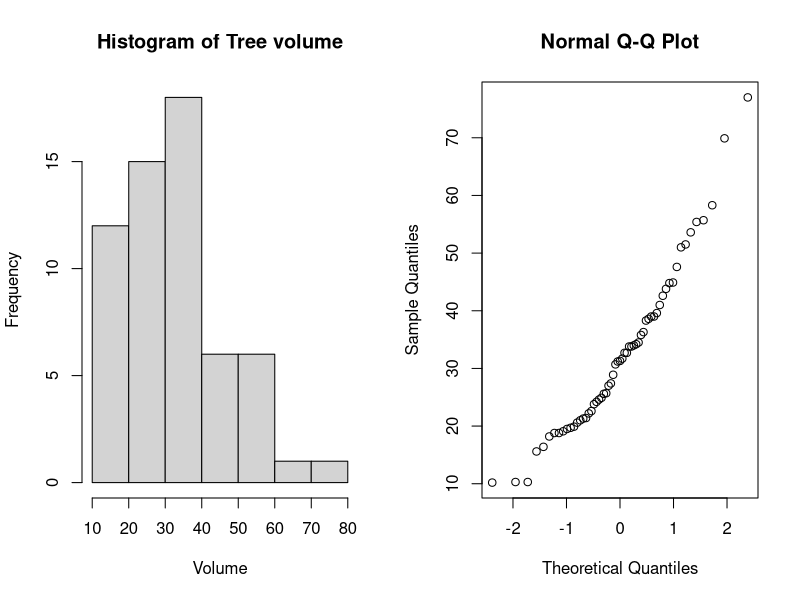
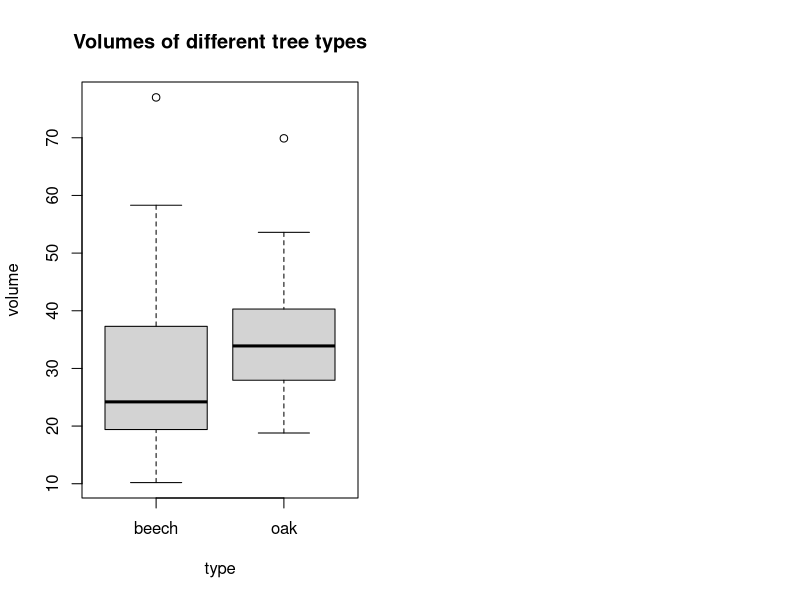
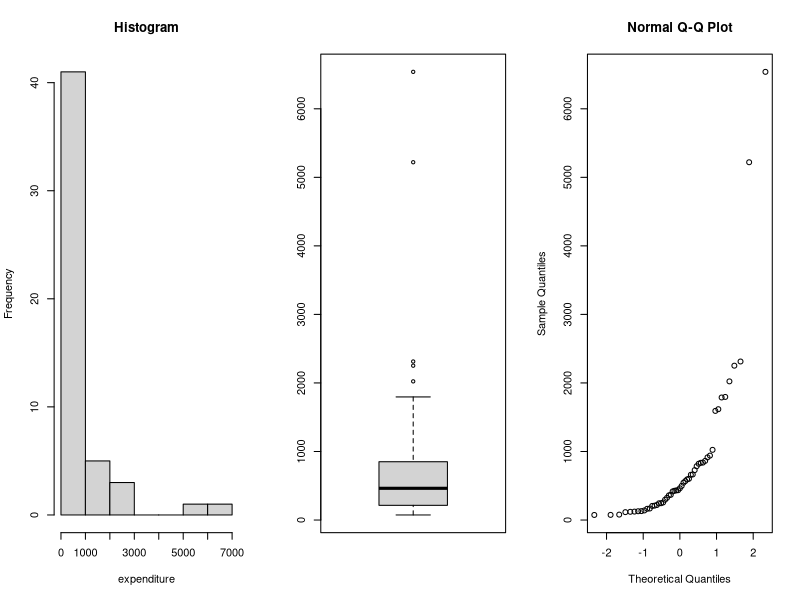

The R source for these figures, in order: (Note: this script raises an error after producing the figures.)
## ---- chunk 1
set.seed(111)
knitr::opts_chunk$set(echo = TRUE)
options(digits=3)
library(car)
library(glmnet)
library(readr)
library(ggplot2)
library(ggthemes)
library(gridExtra)
library(glmnet)
## ---- chunk 2
mydata = read.table('treeVolume.txt')

mydata = mydata[-1, ]
names(mydata)[names(mydata) == "V1"] <- "diameter"
names(mydata)[names(mydata) == "V2"] <- "height"
names(mydata)[names(mydata) == "V3"] <- "volume"
names(mydata)[names(mydata) == "V4"] <- "type"
mydata$volume <- as.numeric(mydata$volume)
mydata$height <- as.numeric(mydata$height)
mydata$diameter <- as.numeric(mydata$diameter)

par(mfrow=c(1,2))
hist(mydata$volume, main="Histogram of Tree volume", xlab="Volume")
qqnorm(mydata$volume)

shapiro.test(mydata$volume)
## ---- chunk 3
boxplot(volume~type, data = mydata, main = 'Volumes of different tree types')
## ---- chunk 4
model1 = lm(volume~type, data = mydata)
anova(model1)

beechvolume = mydata$volume[1:31]
oakvolume = mydata$volume[32:59]
t.test(beechvolume, oakvolume)
## ---- chunk 5
model2 = lm(volume~diameter*type, data = mydata)

model3 = lm(volume~height*type, data = mydata)

full_model = lm(volume~diameter * height * type, data = mydata)

anova(model2, full_model)
anova(model3, full_model)
## ---- chunk 6
mydata$type = as.factor(mydata$type)
model4 = lm(volume~height + diameter + type, data = mydata)
drop1(model4, test = 'F')
model5 = lm(volume~height + diameter, data = mydata)
summary(model5)

df = data.frame(diameter=mean(mydata$diameter), height = mean(mydata$height))
predict(model5, df, interval = 'prediction')
## ---- chunk 7
mydata$newvolume = pi * (mydata$diameter/2)^2 * mydata$height
model6 = lm(volume ~ newvolume, data = mydata)
summary(model6)

full_model = lm(volume~height + diameter + newvolume, data =mydata)
omega1 = lm(volume~height + diameter, data = mydata)
omega2 = lm(volume~newvolume, data =mydata)

anova(omega1, full_model)
anova(omega2, full_model)
## ---- chunk 8
data=read.table(file="expensescrime.txt",header=TRUE)
data=data[,-1]
par(mfrow=c(1,3))
hist(data$expend, xlab='expenditure',main='Histogram')
boxplot(data$expend)
qqnorm(data$expend)
## ---- chunk 9
par(mfrow=(c(5,4)))

model <- lm(expend~bad, data=data)
plot(data$bad,data$expend, 
main='Scatter expend,bad',xlab='bad',ylab='expend')
abline(model, col='blue')
plot(data$bad,residuals(model), main='Residuals vs. bad',xlab='bad',ylab='expend')
qqnorm(residuals(model), main='QQ-plot residuals')
plot(1:length(data$bad), cooks.distance(model), type='b', main="Cook's distances",xlab="index",ylab="Cook's distance")
abline(h=1, col="red")

model <- lm(expend~crime, data=data)
plot(data$crime,data$expend, 
main='Scatter expend,crime',xlab='crime',ylab='expend')
abline(model, col='blue')
plot(data$crime,residuals(model), main='Residuals vs. crime',xlab='crime',ylab='expend')
qqnorm(residuals(model), main='QQ-plot residuals')
plot(1:length(data$crime), cooks.distance(model), type='b', main="Cook's distances",xlab="index",ylab="Cook's distance")
abline(h=1, col="red")

model <- lm(expend~lawyers, data=data)
plot(data$lawyers,data$expend, 
main='Scatter expend,lawyers',xlab='lawyers',ylab='expend')
abline(model, col='blue')
plot(data$lawyers,residuals(model), main='Residuals vs. lawyers',xlab='lawyers',ylab='expend')
qqnorm(residuals(model), main='QQ-plot residuals')
plot(1:length(data$lawyers), cooks.distance(model), type='b', main="Cook's distances",xlab="index",ylab="Cook's distance")
abline(h=1, col="red")

model <- lm(expend~employ, data=data)
plot(data$employ,data$expend, 
main='Scatter expend,employ',xlab='employ',ylab='expend')
abline(model, col='blue')
plot(data$employ,residuals(model), main='Residuals vs. employ',xlab='employ',ylab='expend')
qqnorm(residuals(model), main='QQ-plot residuals')
plot(1:length(data$employ), cooks.distance(model), type='b', main="Cook's distances",xlab="index",ylab="Cook's distance")
abline(h=1, col="red")

model <- lm(expend~pop, data=data)
plot(data$pop,data$expend, 
main='Scatter expend,pop',xlab='pop',ylab='expend')
abline(model, col='blue')
plot(data$pop,residuals(model), main='Residuals vs. pop',xlab='pop',ylab='expend')
qqnorm(residuals(model), main='QQ-plot residuals')
plot(1:length(data$pop), cooks.distance(model), type='b', main="Cook's distances",xlab="index",ylab="Cook's distance")
abline(h=1, col="red")

## ---- chunk 10
pairs(data)
## ---- chunk 11
round(cor(data),2)
## ---- chunk 12
model <- lm(expend~bad+crime+lawyers+employ+pop,data=data)
vif(model)
## ---- chunk 13
model <- lm(expend~employ,data=data)
summary(model)[[4]];summary(model)[[8]]
## ---- chunk 14
model <- lm(expend~employ+lawyers,data=data)
summary(model)[[4]];summary(model)[[8]]
## ---- chunk 15
model <- lm(expend~employ+lawyers+bad,data=data)
summary(model)[[4]];summary(model)[[8]]
## ---- chunk 16
model <- lm(expend~employ+lawyers+pop,data=data)
summary(model)[[4]];summary(model)[[8]]
## ---- chunk 17
model <- lm(expend~employ+lawyers, data=data)
newxdata=data.frame(bad=50,crime=5000,lawyers=5000,employ=5000,pop=5000)
predict(model,newxdata,interval='prediction')
## ---- chunk 18
x=as.matrix(data[,-1]) #remove the response variable
y=as.double(as.matrix(data[,1])) #only the response variable
train=sample(1:nrow(x),0.67*nrow(x)) # train by using 2/3 of the data
x.train=x[train,]; y.train=y[train]  # data to train
x.test=x[-train,]; y.test=y[-train] # data to test the prediction quality
lasso.mod=glmnet(x.train,y.train,alpha=1)
lasso.cv=cv.glmnet(x.train,y.train,alpha=1,type.measure='mse')

par(mfrow=c(1,2)) #TODO legenda
plot(lasso.mod,label=T,xvar="lambda")  #have a look at the lasso path
plot(lasso.cv) # the best lambda by cross-validation
## ---- chunk 19
lambda.1se=lasso.cv$lambda.1se
coef(lasso.mod,s=lambda.1se) #beta’s for the best lambda
## ---- chunk 20
y.pred=predict(lasso.mod,s=lambda.1se,newx=x.test) #predict for test
mean((y.test-y.pred)^2)#mse for the predicted test rows
## ---- chunk 21
y.pred=predict(model,newx=x.test)
mean((y.test-y.pred)^2)
## ---- chunk 22
data_titanic <- read.table('titanic.txt', header=TRUE)
data_titanic$Sex <- as.factor(data_titanic$Sex)
data_titanic$PClass <-as.factor(data_titanic$PClass)
## ---- chunk 23
taba <- xtabs(~Sex + PClass, data=data_titanic)
tabb <- xtabs(Survived~Sex + PClass, data=data_titanic)
round(tabb/taba,2) #table of survival rates over sex+class. 

tabc <- xtabs(~Sex, data=data_titanic)
tabd <- xtabs(Survived~Sex, data=data_titanic)
tabsex <- round(tabd/tabc,2);tabsex #table of survival rates over sex. 

tabe <- xtabs(~PClass, data=data_titanic)
tabf <- xtabs(Survived~PClass, data=data_titanic)
tabclass <- round(tabf/tabe,2);tabclass#table of survival rates over class. 

#boxplot of age distribution of survivors and nonsurvivors
boxplt_titanic_1 <- ggplot(data_titanic, aes(group = Survived, y = Age)) +         
  geom_boxplot(color="seagreen", fill="lightgreen") + labs(title = 'Age of survivors and non-survivors of the titanic', x = 'Survival status', y = 'Age')+ theme_light()

boxplt_titanic_1 
## ---- chunk 24
lg_titanic <- glm(Survived ~ PClass + Sex + Age,
                    data=data_titanic,family=binomial)
summary(lg_titanic)$coefficients[,c("Estimate","Pr(>|z|)")]
exponent <- 3.759662 -1.291962*1 -2.521419*0  -2.631357*1 -0.039177*30
exp(exponent) #survival odds 30yo 2nd class male
## ---- chunk 25
lg_class <- glm(Survived ~ Age * PClass,
                    data=data_titanic,family=binomial)
summary(lg_class)$coefficients[,c("Estimate","Pr(>|z|)")]

lg_sex <- glm(Survived ~ Age * Sex,
                    data=data_titanic,family=binomial)
summary(lg_sex)$coefficients[,c("Estimate","Pr(>|z|)")]

drop1(lg_class, test='Chisq')
drop1(lg_sex, test='Chisq')

lg_titanic2 <- glm(Survived ~ PClass + Age*Sex, 
                   data=data_titanic, family=binomial)

summary(lg_titanic2)$coefficients[,c("Estimate","Pr(>|z|)")]

## ---- chunk 26
new_survival_probs <- data.frame(Sex=as.factor(c('female', 'female', 'female', 'male', 'male', 'male')), PClass=as.factor(c('1st', '2nd', '3rd','1st', '2nd', '3rd')), Age=55)
new_survival_probs$Predictions <- predict(lg_titanic2, new_survival_probs)
new_survival_probs
## ---- chunk 27
class_matrix <- matrix(c(193,119,138,129,161,573),
  byrow=TRUE,ncol=3,nrow=2, dimnames = 
  list(c("Survived","Died"),c("1st","2nd","3rd")))
sex_matrix <- matrix(c(308,142,154,709),
  byrow=TRUE,ncol=2,nrow=2, 
  dimnames = list(c("Survived","Died"),c("Female","Male")))

z_class <- chisq.test(class_matrix)
z_class
tabz_class <-round(z_class$expected,0)
class_matrix - tabz_class

z_sex <- fisher.test(sex_matrix)
z_sex

## ---- chunk 28
data = read.table("coups.txt", header =TRUE)
## ---- chunk 29
data$pollib= as.factor(data$pollib)
 model=glm(miltcoup~oligarchy+pollib+parties+pctvote+popn+size+numelec+numregim,family=poisson,data=data)
drop1(model, test = "Chisq")[5]
## ---- chunk 30
summary(model)$coefficients[,c("Estimate","Pr(>|z|)")]
## ---- chunk 31
summary(model)$coefficients[, "Pr(>|z|)"]
## ---- chunk 32
model <- glm(miltcoup~oligarchy+pollib+parties+pctvote+popn+size+numregim,family=poisson,data=data)
summary(model)$coefficients[, "Pr(>|z|)"]
## ---- chunk 33
model <- glm(miltcoup~oligarchy+pollib+parties+pctvote+popn+size,family=poisson,data=data)
summary(model)$coefficients[, "Pr(>|z|)"]
## ---- chunk 34
model <- glm(miltcoup~oligarchy+pollib+parties+pctvote+popn,family=poisson,data=data)
summary(model)$coefficients[, "Pr(>|z|)"]
## ---- chunk 35
model <- glm(miltcoup~oligarchy+pollib+parties+pctvote,family=poisson,data=data)
summary(model)$coefficients[, "Pr(>|z|)"]
## ---- chunk 36
model <- glm(miltcoup~oligarchy+pollib+parties,family=poisson,data=data)
summary(model)$coefficients[,c("Estimate","Pr(>|z|)")]
## ---- chunk 37
countries <- data.frame(oligarchy=mean(data$oligarchy),pollib=as.factor(c(0,1,2)),parties=mean(data$parties),pctvote=mean(data$pctvote),popn=mean(data$popn),size=mean(data$size),numelec=mean(data$numelec),numregim=mean(data$numregim))
predict(model,countries,interval="prediction")
